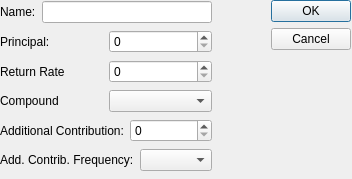
<?xml version="1.0" encoding="UTF-8"?>
<ui version="4.0">
 <class>EditInvestment</class>
 <widget class="QDialog" name="EditInvestment">
  <property name="geometry">
   <rect>
    <x>0</x>
    <y>0</y>
    <width>352</width>
    <height>179</height>
   </rect>
  </property>
  <property name="windowTitle">
   <string>Dialog</string>
  </property>
  <widget class="QWidget" name="">
   <property name="geometry">
    <rect>
     <x>0</x>
     <y>0</y>
     <width>351</width>
     <height>178</height>
    </rect>
   </property>
   <layout class="QHBoxLayout" name="horizontalLayout_7">
    <item>
     <layout class="QVBoxLayout" name="verticalLayout">
      <item>
       <layout class="QHBoxLayout" name="horizontalLayout_6">
        <item>
         <widget class="QLabel" name="label">
          <property name="text">
           <string>Name:</string>
          </property>
         </widget>
        </item>
        <item>
         <widget class="QLineEdit" name="name"/>
        </item>
       </layout>
      </item>
      <item>
       <layout class="QHBoxLayout" name="horizontalLayout_5">
        <item>
         <widget class="QLabel" name="label_2">
          <property name="text">
           <string>Principal:</string>
          </property>
         </widget>
        </item>
        <item>
         <widget class="QSpinBox" name="principal"/>
        </item>
       </layout>
      </item>
      <item>
       <layout class="QHBoxLayout" name="horizontalLayout_4">
        <item>
         <widget class="QLabel" name="label_3">
          <property name="text">
           <string>Return Rate</string>
          </property>
         </widget>
        </item>
        <item>
         <widget class="QSpinBox" name="return_rate"/>
        </item>
       </layout>
      </item>
      <item>
       <layout class="QHBoxLayout" name="horizontalLayout_3">
        <item>
         <widget class="QLabel" name="label_4">
          <property name="text">
           <string>Compound</string>
          </property>
         </widget>
        </item>
        <item>
         <widget class="QComboBox" name="compound_frequency"/>
        </item>
       </layout>
      </item>
      <item>
       <layout class="QHBoxLayout" name="horizontalLayout_2">
        <item>
         <widget class="QLabel" name="label_6">
          <property name="text">
           <string>Additional Contribution:</string>
          </property>
         </widget>
        </item>
        <item>
         <widget class="QSpinBox" name="additional_contribution_amount"/>
        </item>
       </layout>
      </item>
      <item>
       <layout class="QHBoxLayout" name="horizontalLayout">
        <item>
         <widget class="QLabel" name="label_5">
          <property name="text">
           <string>Add. Contrib. Frequency:</string>
          </property>
         </widget>
        </item>
        <item>
         <widget class="QComboBox" name="additional_contribution_frequency"/>
        </item>
       </layout>
      </item>
     </layout>
    </item>
    <item>
     <spacer name="horizontalSpacer">
      <property name="orientation">
       <enum>Qt::Horizontal</enum>
      </property>
      <property name="sizeHint" stdset="0">
       <size>
        <width>40</width>
        <height>20</height>
       </size>
      </property>
     </spacer>
    </item>
    <item>
     <widget class="QDialogButtonBox" name="buttonBox_2">
      <property name="orientation">
       <enum>Qt::Vertical</enum>
      </property>
      <property name="standardButtons">
       <set>QDialogButtonBox::Cancel|QDialogButtonBox::Ok</set>
      </property>
     </widget>
    </item>
   </layout>
  </widget>
 </widget>
 <resources/>
 <connections/>
</ui>
